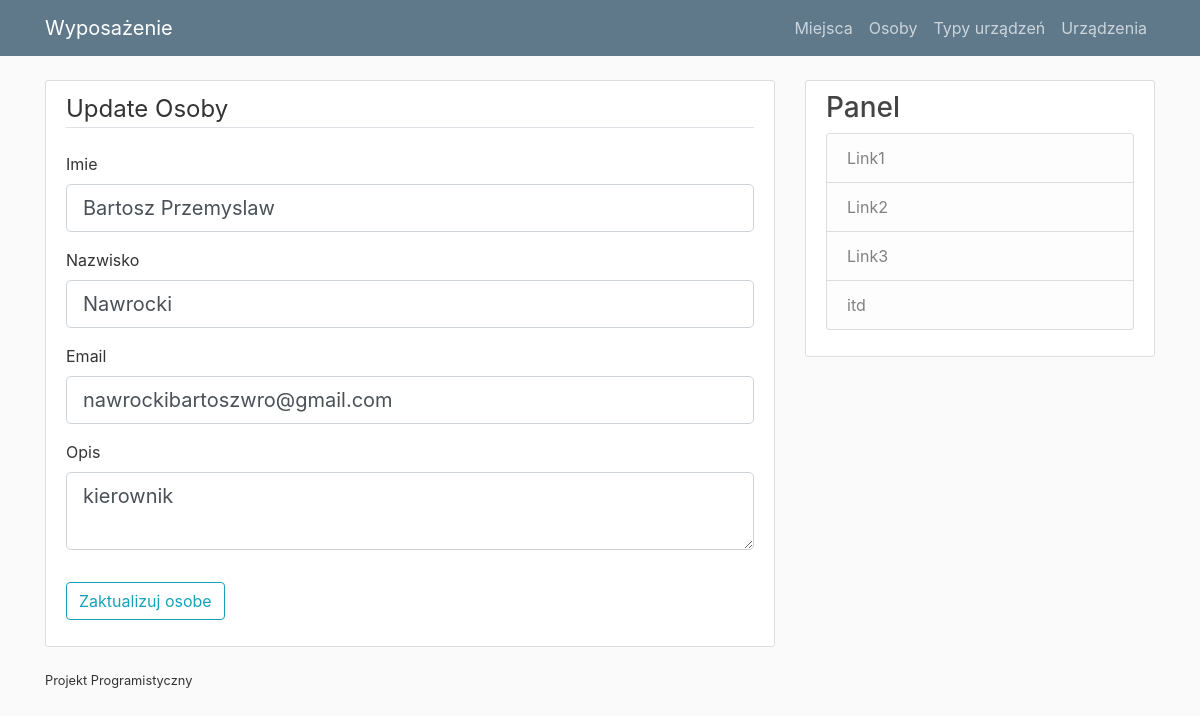
Screenshot of /osoba/1/update with the database file from the repository.
### wyposazenie/models.py (models this page shows)
class Osoby(db.Model):
    __tablename__ = "osoby"
    id_osoba = db.Column(db.Integer, primary_key = True)
    imie = db.Column(db.String(30), nullable = False)
    nazwisko = db.Column(db.String(30), nullable = False)
    email = db.Column(db.String(30))
    opis = db.Column(db.String(150))

### wyposazenie/routes.py (the view)
@app.route("/osoba/<int:id_osoba>/update", methods=["GET", "POST"])
def update_osoba(id_osoba):
    osoba_query = Osoby.query.get_or_404(id_osoba)
    form = UpdateOsobaForm()
    if form.validate_on_submit():
        osoba_query.nazwisko = form.nazwisko.data
        osoba_query.opis = form.opis.data
        osoba_query.imie = form.imie.data
        osoba_query.email = form.email.data
        db.session.commit()
        flash("Osoba zostala zaktualizowana", "success")
        return redirect(url_for("pokazosobe", id_osoba=osoba_query.id_osoba))
    elif request.method == "GET":
        form.nazwisko.data = osoba_query.nazwisko
        form.opis.data = osoba_query.opis
        form.imie.data = osoba_query.imie
        form.email.data = osoba_query.email
    return render_template("dodaj_osobe.html", title="Update Osoby", form=form,
                           legend="Update Osoby")

### wyposazenie/forms.py
class UpdateOsobaForm(FlaskForm):
    imie = StringField("Imie", validators=[DataRequired(), Length(min=3, max=30)])
    nazwisko = StringField("Nazwisko", validators=[DataRequired(), Length(min=3, max=30)])
    email = StringField("Email", validators=[Email()])
    opis = TextAreaField("Opis", validators=[DataRequired(), Length(min=3, max=150)])
    submit = SubmitField("Zaktualizuj osobe")

### wyposazenie/templates/dodaj_osobe.html (shortened to what this page needs)
{% extends "layout.html" %}
{% block content %}
    <div class="content-section">
        <form method="POST" action="">
            <fieldset class="form-group">
                <legend class="border-bottom mb-4">{{legend}}</legend>
                <div class="form-group">
                    {{ form.imie.label(class="form-control-label") }}
                    {% if form.imie.errors %}
                        {{ form.imie(class="form-control form-control-lg is-invalid") }}
                        <div class="invalid-feedback">
                            {% for error in form.imie.errors %}
                                <span>{{ error }}</span>
                            {% endfor %}
                        </div>
                    {% else %}
                        {{ form.imie(class="form-control form-control-lg") }}
                    {% endif %}
                </div>
                <div class="form-group">
                    {{ form.nazwisko.label(class="form-control-label") }}
                    {% if form.nazwisko.errors %}
                        {{ form.nazwisko(class="form-control form-control-lg is-invalid") }}
                        <div class="invalid-feedback">
                            {% for error in form.nazwisko.errors %}
                                <span>{{ error }}</span>
                            {% endfor %}
                        </div>
                    {% else %}
                        {{ form.nazwisko(class="form-control form-control-lg") }}
                    {% endif %}
                </div>
                <div class="form-group">
                    {{ form.email.label(class="form-control-label") }}
                    {% if form.email.errors %}
                        {{ form.email(class="form-control form-control-lg is-invalid") }}
                        <div class="invalid-feedback">
                            {% for error in form.email.errors %}
                                <span>{{ error }}</span>
                            {% endfor %}
                        </div>
                    {% else %}
                        {{ form.email(class="form-control form-control-lg") }}
                    {% endif %}
                </div>
                <div class="form-group">
                    {{ form.opis.label(class="form-control-label") }}
                    {% if form.opis.errors %}
                        {{ form.opis(class="form-control form-control-lg is-invalid") }}
                        <div class="invalid-feedback">
                            {% for error in form.opis.errors %}
                                <span>{{ error }}</span>
                            {% endfor %}
                        </div>
                    {% else %}
                        {{ form.opis(class="form-control form-control-lg") }}
                    {% endif %}
                </div>
            </fieldset>
            <div class="form-group">
                {{ form.submit(class="btn btn-outline-info") }}
            </div>
        </form>
    </div>
    <div >
        <small class="text muted">
            Projekt Programistyczny
        </small>
    </div>
{%  endblock content %}

### wyposazenie/static/main.css (style rules this page uses)
body { background: #fafafa; color: #333333; margin-top: 5rem; }
.content-section { background: #ffffff; padding: 10px 20px; border: 1px solid #dddddd; border-radius: 3px; margin-bottom: 20px; }

### rows the page displays
Osoby: imie "Bartosz Przemyslaw", nazwisko "Nawrocki", email "nawrockibartoszwro@gmail.com", opis "kierownik"

### other values shown
{{ legend }} "Update Osoby"
